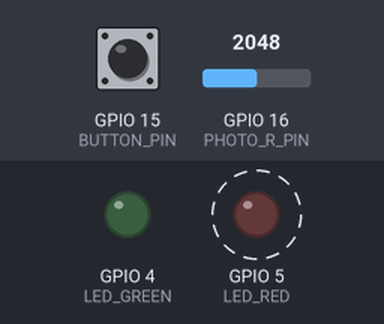
A program run on a simulated ESP32-S3. On the bench: output pins drawn as LEDs (lit = HIGH). Dashed ring = blinking. The test bench sets the inputs (shaded band); at power-on: GPIO 15 (BUTTON_PIN) HIGH, GPIO 16 (PHOTO_R_PIN) = 2048 (analog values on the 0–4095 scale). What the program prints to the serial monitor is not drawn.

Above: at 1.8 s.
1.9 s: GPIO 15 (BUTTON_PIN) pulled LOW for 0.65 s
At 4.2 s:
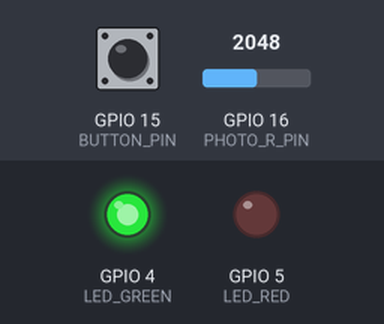
4.5 s: GPIO 15 (BUTTON_PIN) pulled LOW for 1 s
At 5.9 s:
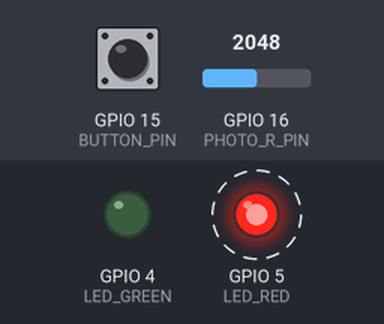
9.5 s: GPIO 16 (PHOTO_R_PIN) set to 1954
At 10.7 s:
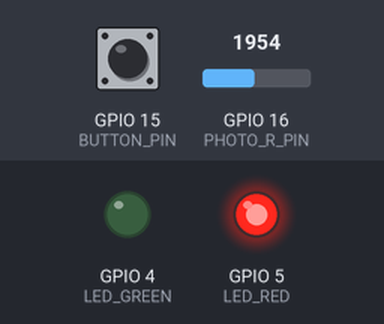
11.0 s: GPIO 15 (BUTTON_PIN) pulled LOW for 3.2 s
At 15.8 s:
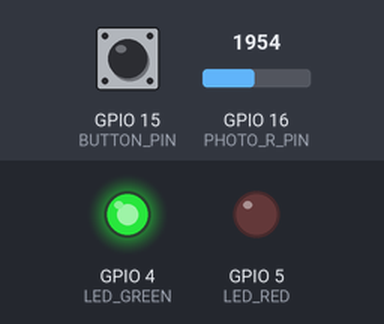
Timing chart, 0 to 17.0 s (numbered marks = the images above; inputs shaded):
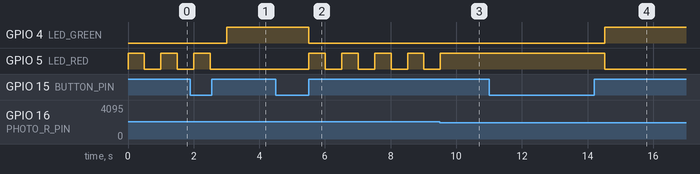

Measured:
- the behaviour switches between 2000 and 1999 on GPIO 16 (PHOTO_R_PIN) (found by bisection; images 2 and 3)
- after the input at 1.9 s, GPIO 4 (LED_GREEN): LOW → HIGH after 1.1 s; GPIO 5 (LED_RED): goes on until 2.5 s, then stays LOW
- after the input at 4.5 s, GPIO 4 (LED_GREEN): HIGH → LOW after 1.0 s; GPIO 5 (LED_RED): alternates HIGH for 0.50 s and LOW for 0.50 s, starting after 1.0 s
- after the input at 9.5 s, GPIO 5 (LED_RED): goes on until 9.5 s, then stays HIGH
- after the input at 11.0 s, GPIO 4 (LED_GREEN): LOW → HIGH after 3.5 s; GPIO 5 (LED_RED): HIGH → LOW after 3.5 s
- by itself, GPIO 5 (LED_RED): alternates HIGH for 0.50 s and LOW for 0.50 s

The program:

main.cpp
```cpp
#include <Arduino.h>

// Pins
#define LED_GREEN 4
#define LED_RED 5
#define BUTTON_PIN 15
#define PHOTO_R_PIN 16


// Modes
#define MODE_DISABLED 0
#define MODE_ACTIVE 1
#define MODE_ALARM 2

int currentMode = MODE_DISABLED;

#define SENSOR_CHECK_FREQUENCY 500


void checkPhotoR();
void checkButton();
void displayCurrentMode();


void setup() {
  Serial.begin(115200);

  pinMode(LED_GREEN, OUTPUT);
  pinMode(LED_RED, OUTPUT);
  pinMode(BUTTON_PIN, INPUT_PULLUP);

  // Wiring up Photoresistor
  analogReadResolution(12);
  analogSetPinAttenuation(PHOTO_R_PIN, ADC_11db);
}

void loop() {
  checkPhotoR();
  checkButton();
  displayCurrentMode();

  delay(SENSOR_CHECK_FREQUENCY);

}


// put function definitions here:
void checkPhotoR() {
  if (currentMode != MODE_ACTIVE)
    return;

  int raw = analogRead(PHOTO_R_PIN);
  int rawMilivolts = analogReadMilliVolts(PHOTO_R_PIN);
  float volt = raw * 3.3 / 4096 ;
  float voltageDifference = volt- (float)rawMilivolts*0.001;

  Serial.printf("Raw Analog: %d, Calculated Voltage: %.3f, Raw Milivolts: %d -> Difference = %.3f\n ", raw, volt, rawMilivolts, voltageDifference);
  if (raw < 2000)
    currentMode = MODE_ALARM;

}

bool pressedButton = false;

void checkButton() {
  int reading = digitalRead(BUTTON_PIN);

  if (reading && !pressedButton) {
    pressedButton = true;

    if (currentMode == MODE_ALARM) {
      currentMode = MODE_DISABLED;
    } else if (currentMode == MODE_DISABLED) {
      currentMode = MODE_ACTIVE;
    } else if (currentMode == MODE_ACTIVE) {
      currentMode = MODE_DISABLED;
    }

    Serial.printf("Current Mode - %d\n", currentMode);
  }

  if (!reading) {
    pressedButton = false;
  }
}


void displayCurrentMode(){
  switch (currentMode)
  {
  case MODE_ACTIVE: // Checking for treaspassers
    digitalWrite(LED_GREEN, false);
    digitalWrite(LED_RED, true);
    delay(SENSOR_CHECK_FREQUENCY);
    digitalWrite(LED_RED, false);
    break;

  case MODE_ALARM: // ALARM active
    digitalWrite(LED_GREEN, false);
    digitalWrite(LED_RED, true);
    break;

  default: // MODE_DISABLED: // Its safe to go trough
    digitalWrite(LED_GREEN, true);
    digitalWrite(LED_RED, false);
    break;
  }
}
```
